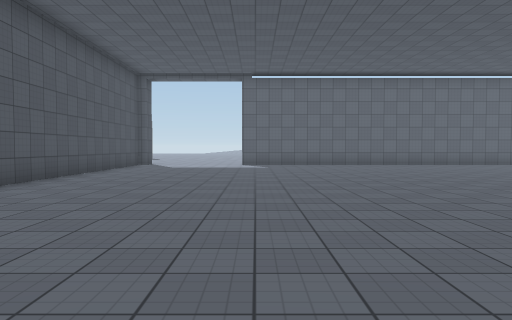
view 1 (above)

16 first-person views from a walk through a 3-D level made in the Unity game engine. The camera is 1.4 m above the floor, tilts 2° down and sees 70° across. The floor is counted in squares, 2 m on a side. Each view is taken from the middle of a square. On the plan, view 1 faces up. The plan holds only what a view shows up to about 11 squares ahead; the rest is blank. The place goes on beyond the plan. The player is left out. Surface patterns are stand-ins for the level's own textures.

view 2
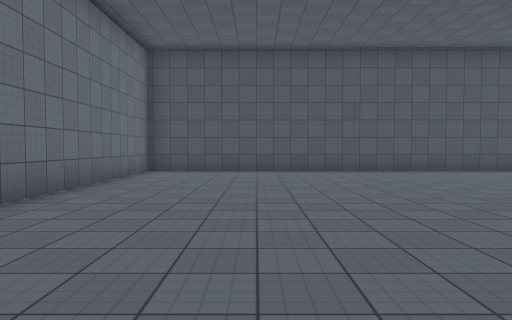

view 3
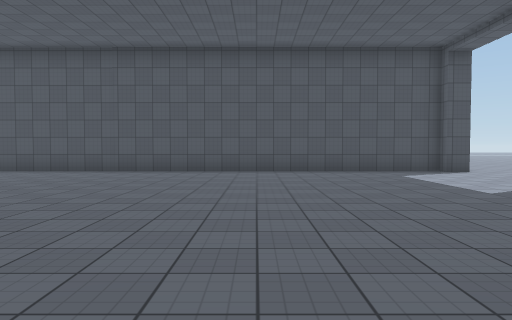

view 4
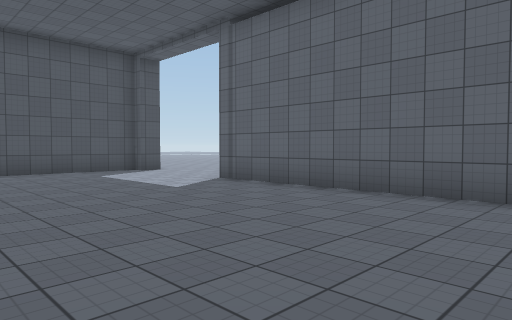

view 5
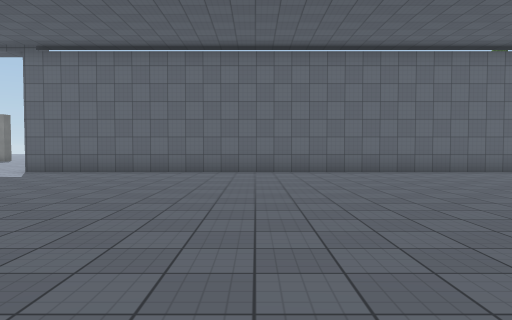

view 6
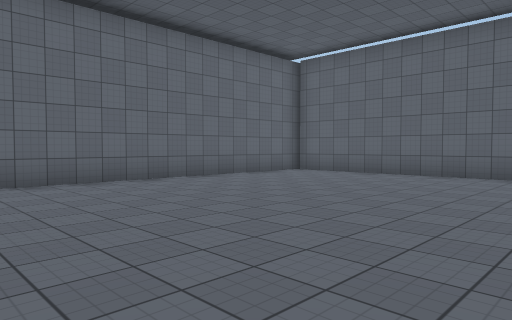

view 7
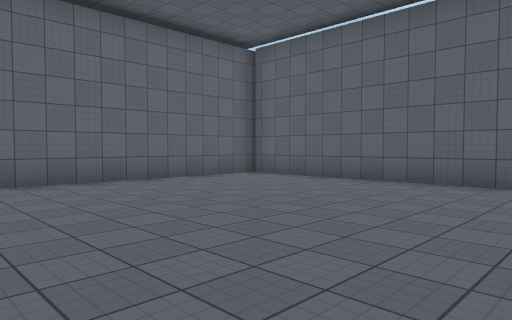

view 8
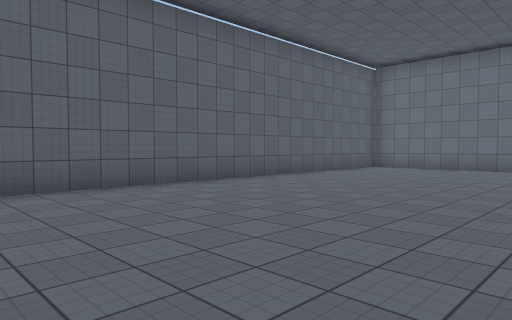

view 9
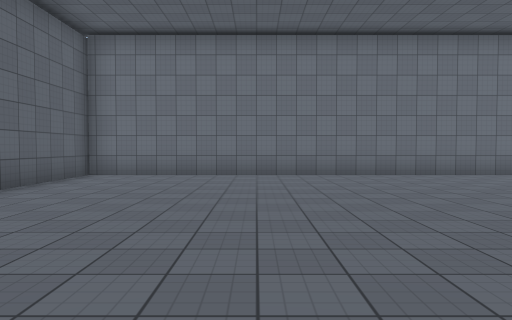

view 10
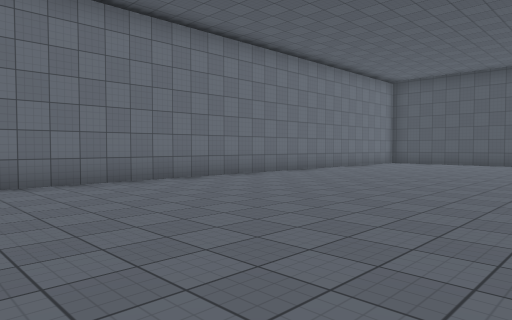

view 11
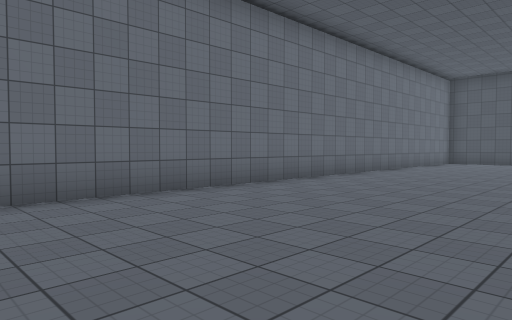

view 12
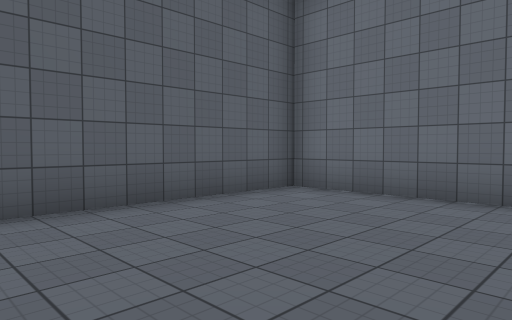

view 13
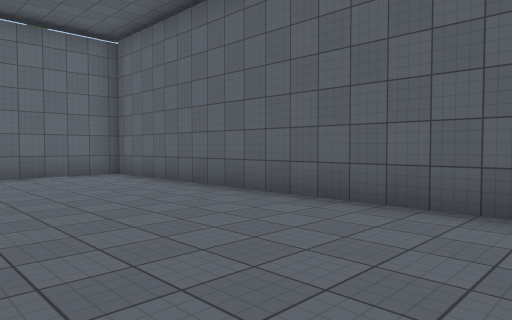

view 14
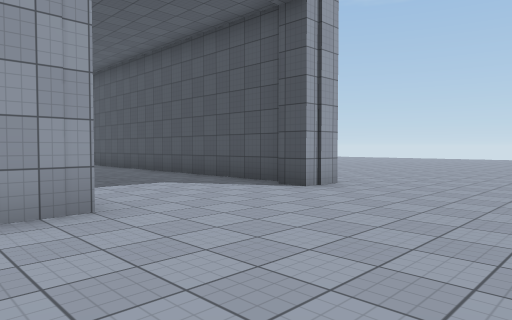

view 15
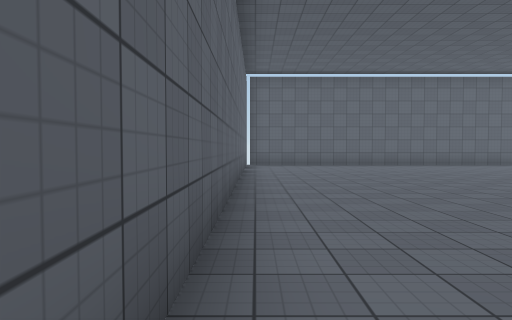

view 16
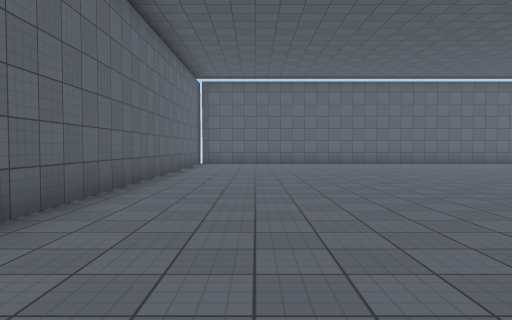

### Floor plan
Points are (right, up) in squares from view 1. A wall is a line through its corners. A room is listed if a view was taken in it or the views show most of it. See-through windows are left out.
Room 1 (views 1, 2, 3, 4, 5, 6, 7, 8, 9, 10, 11, 12, 13, 15, 16)
walls: (-4.6, 14.4) (-4.6, -1.2) (15.2, -1.2) (15.2, 14.4) (-0.6, 14.4); (-4.3, 15) (-4.3, 14.2)
ways out: opening at (-2.5, 15.2) to room 2
Room 2 (view 14)
walls: (-5.2, 15) (-4.3, 15); (-0.6, 15) (0.4, 15)
ways out: opening at (-2.5, 15.2) to room 1

Where each view was taken, in squares from view 1:
view 1: 0 up, 0 right, facing up
view 2: 2 up, 6 right, facing left
view 3: 9 up, 6 right, facing left
view 4: 9 up, 6 right, facing up-left
view 5: 4 up, 6 right, facing up
view 6: 7 up, 6 right, facing up-right
view 7: 7 up, 8 right, facing up-right
view 8: 11 up, 9 right, facing down-right
view 9: 8 up, 11 right, facing down
view 10: 6 up, 11 right, facing down-left
view 11: 4 up, 12 right, facing down-left
view 12: 4 up, 11 right, facing down-right
view 13: 5 up, 11 right, facing up-right
view 14: 19 up, 1 right, facing down-left
view 15: 14 up, 1 right, facing right
view 16: 12 up, 0 right, facing right
